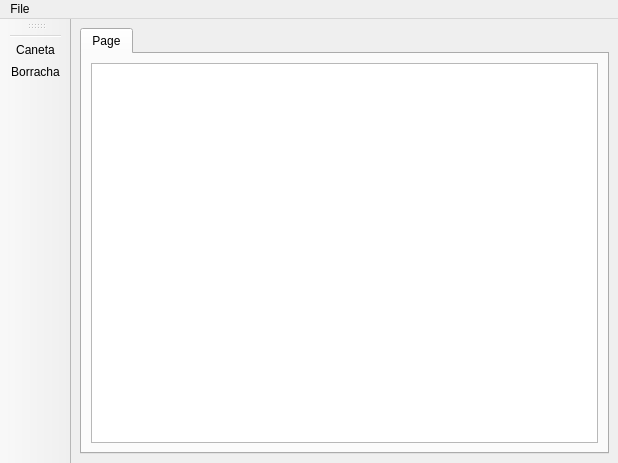
<?xml version="1.0" encoding="UTF-8"?>
<ui version="4.0">
 <class>MainWindow</class>
 <widget class="QMainWindow" name="MainWindow">
  <property name="geometry">
   <rect>
    <x>0</x>
    <y>0</y>
    <width>618</width>
    <height>463</height>
   </rect>
  </property>
  <property name="windowTitle">
   <string>FeraVision-Alpha</string>
  </property>
  <property name="unifiedTitleAndToolBarOnMac">
   <bool>false</bool>
  </property>
  <widget class="QWidget" name="centralwidget">
   <layout class="QGridLayout" name="gridLayout">
    <item row="0" column="0">
     <widget class="QTabWidget" name="tabWidget">
      <property name="sizePolicy">
       <sizepolicy hsizetype="Expanding" vsizetype="Expanding">
        <horstretch>0</horstretch>
        <verstretch>0</verstretch>
       </sizepolicy>
      </property>
      <property name="currentIndex">
       <number>0</number>
      </property>
      <widget class="QWidget" name="Page">
       <property name="sizePolicy">
        <sizepolicy hsizetype="Expanding" vsizetype="Expanding">
         <horstretch>0</horstretch>
         <verstretch>0</verstretch>
        </sizepolicy>
       </property>
       <attribute name="title">
        <string>Page</string>
       </attribute>
       <layout class="QGridLayout" name="gridLayout_2">
        <item row="0" column="0">
         <widget class="QGraphicsView" name="graphicsView">
          <property name="viewportUpdateMode">
           <enum>QGraphicsView::ViewportUpdateMode::FullViewportUpdate</enum>
          </property>
         </widget>
        </item>
       </layout>
      </widget>
     </widget>
    </item>
   </layout>
  </widget>
  <widget class="QToolBar" name="toolBar">
   <property name="sizePolicy">
    <sizepolicy hsizetype="Fixed" vsizetype="Preferred">
     <horstretch>0</horstretch>
     <verstretch>0</verstretch>
    </sizepolicy>
   </property>
   <property name="windowTitle">
    <string>toolBar</string>
   </property>
   <attribute name="toolBarArea">
    <enum>LeftToolBarArea</enum>
   </attribute>
   <attribute name="toolBarBreak">
    <bool>false</bool>
   </attribute>
   <addaction name="separator"/>
   <addaction name="actionCaneta"/>
   <addaction name="actionBorracha"/>
  </widget>
  <widget class="QMenuBar" name="menubar">
   <property name="geometry">
    <rect>
     <x>0</x>
     <y>0</y>
     <width>618</width>
     <height>22</height>
    </rect>
   </property>
   <widget class="QMenu" name="menuFile">
    <property name="title">
     <string>File</string>
    </property>
    <addaction name="actionNew_2"/>
    <addaction name="actionOpen"/>
   </widget>
   <addaction name="menuFile"/>
  </widget>
  <action name="actionNew">
   <property name="text">
    <string>New</string>
   </property>
  </action>
  <action name="actionOpen">
   <property name="text">
    <string>Open</string>
   </property>
  </action>
  <action name="actionNew_2">
   <property name="checkable">
    <bool>false</bool>
   </property>
   <property name="text">
    <string>New</string>
   </property>
  </action>
  <action name="actionCaneta">
   <property name="checkable">
    <bool>true</bool>
   </property>
   <property name="icon">
    <iconset theme="QIcon::ThemeIcon::MailMessageNew"/>
   </property>
   <property name="text">
    <string>Caneta</string>
   </property>
  </action>
  <action name="actionBorracha">
   <property name="checkable">
    <bool>true</bool>
   </property>
   <property name="icon">
    <iconset theme="QIcon::ThemeIcon::Battery"/>
   </property>
   <property name="text">
    <string>Borracha</string>
   </property>
  </action>
 </widget>
 <resources/>
 <connections/>
</ui>
